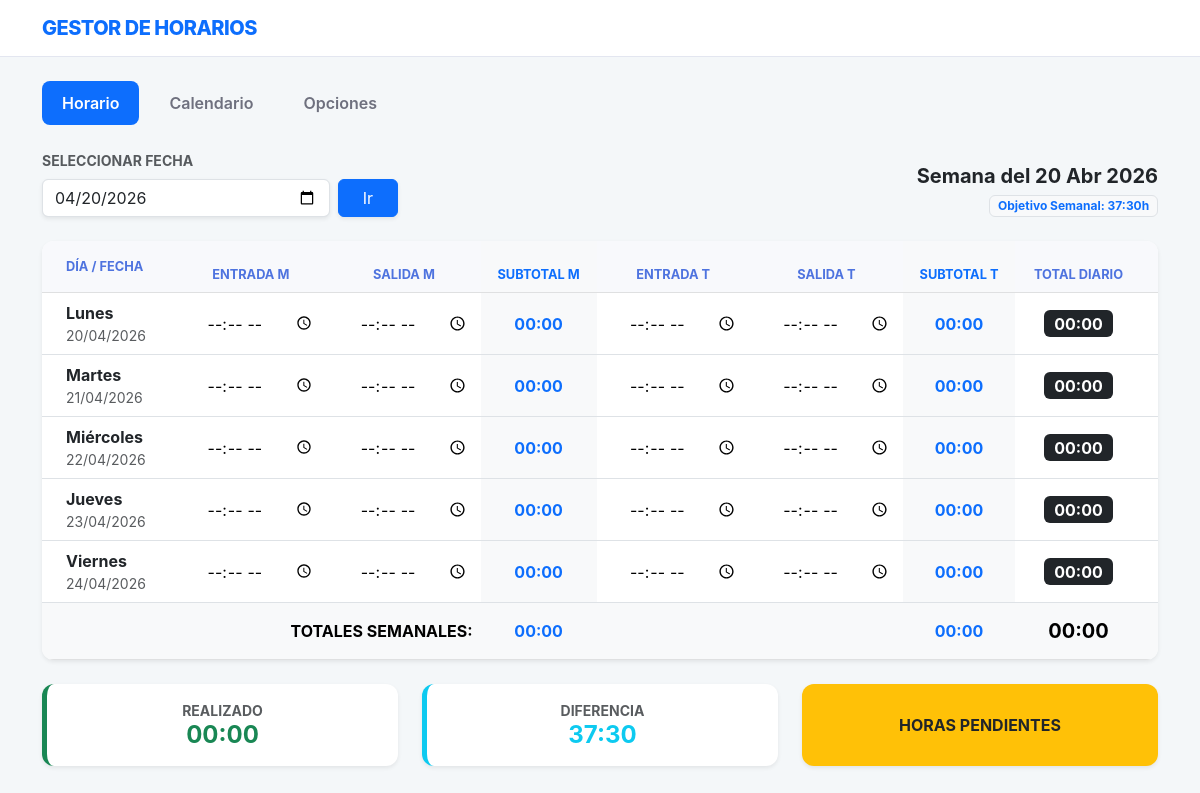
The page /horario/ on the database its author committed.
### apps/horario/models.py (models this page shows)
class RegistroDiario(models.Model):
    fecha: models.DateField = models.DateField(primary_key=True)
    m_in: models.TimeField = models.TimeField(null=True, blank=True)
    m_out: models.TimeField = models.TimeField(null=True, blank=True)
    t_in: models.TimeField = models.TimeField(null=True, blank=True)
    t_out: models.TimeField = models.TimeField(null=True, blank=True)
    categoria: models.CharField = models.CharField(max_length=50, null=True, blank=True)
    class Meta:
        ordering = ['-fecha']

### apps/horario/views.py (the view)
# urls.py: path('', views.vista_semanal, name='horario_semanal'),
def vista_semanal(request):
    fecha_str = request.GET.get('fecha')
    if fecha_str:
        try:
            fecha_ref = datetime.strptime(fecha_str, '%Y-%m-%d').date()
        except ValueError:
            fecha_ref = date.today()
    else:
        fecha_ref = date.today()
    datos_semana = HorarioService.obtener_datos_semana(fecha_ref)
    return render(request, 'horario/horario.html', datos_semana)

### apps/horario/services/horario_service.py (called while the page is built, shortened)
    @staticmethod
    def hhmm_a_decimal(hora: Union[time, str, None]) -> float:
        if not hora:
            return 0.0

    @staticmethod
    def decimal_a_hhmm(horas_decimales: float) -> str:
        if horas_decimales <= 0:
            return "00:00"
        horas = int(horas_decimales)
        minutos = int(round((horas_decimales - horas) * 60))
        if minutos == 60:
            horas += 1
            minutos = 0
        return f"{horas:02d}:{minutos:02d}"

    @classmethod
    def obtener_objetivo_semanal(cls) -> float:
        from apps.horario.models import ReduccionHijos
        config_red, _ = ReduccionHijos.objects.get_or_create(id=1)
        base_semanal = 37.5
        if config_red.activa:
            reduccion = base_semanal * (config_red.porcentaje / 100)
            return base_semanal - reduccion
        return base_semanal

### apps/horario/templates/horario/horario.html (shortened to what this page needs)
{% extends "base.html" %}
{% block content %}
<div class="row mb-4 align-items-end">
    <div class="col-md-4">
        <label class="form-label small fw-bold text-muted text-uppercase">Seleccionar Fecha</label>
        <form method="GET" class="d-flex gap-2">
            <input type="date" name="fecha" class="form-control shadow-sm" value="{{ fecha_ref|date:'Y-m-d' }}">
            <button type="submit" class="btn btn-primary px-4 shadow-sm">Ir</button>
        </form>
    </div>
    <div class="col-md-8 text-end">
        <h5 class="fw-bold text-dark mb-1">Semana del {{ lunes|date:"d M Y" }}</h5>
        <span class="badge bg-light text-primary border">Objetivo Semanal: <span id="val-objetivo">{{ obj_sem_str }}</span>h</span>
    </div>
</div>
<div class="row">
    <div class="col-12">
        <div class="card shadow-sm border-0 overflow-hidden">
            <div class="table-responsive">
                <table class="table table-hover mb-0 align-middle text-center">
                    <thead class="table-light">
                        <tr>
                            <th class="text-start ps-4 py-3">Día / Fecha</th>
                            <th>Entrada M</th><th>Salida M</th>
                            <th class="bg-light text-primary">Subtotal M</th>
                            <th>Entrada T</th><th>Salida T</th>
                            <th class="bg-light text-primary">Subtotal T</th>
                            <th class="pe-4">Total Diario</th>
                        </tr>
                    </thead>
                    <tbody>
                        {% for item in dias %}
                        <tr data-fecha="{{ item.fecha|date:'Y-m-d' }}">
                            <td class="text-start ps-4">
                                <div class="fw-bold text-dark">{{ item.nombre }}</div>
                                <div class="small text-muted">{{ item.fecha|date:"d/m/Y" }}</div>
                            </td>
                            <td><input type="time" name="m_in" class="time-input w-100 text-center border-0 bg-transparent" value="{{ item.reg.m_in|time:'H:i' }}"></td>
                            <td><input type="time" name="m_out" class="time-input w-100 text-center border-0 bg-transparent" value="{{ item.reg.m_out|time:'H:i' }}"></td>
                            <td class="bg-light fw-bold text-primary subtotal-m-celda">{{ item.total_m_str }}</td>
                            <td><input type="time" name="t_in" class="time-input w-100 text-center border-0 bg-transparent" value="{{ item.reg.t_in|time:'H:i' }}"></td>
                            <td><input type="time" name="t_out" class="time-input w-100 text-center border-0 bg-transparent" value="{{ item.reg.t_out|time:'H:i' }}"></td>
                            <td class="bg-light fw-bold text-primary subtotal-t-celda">{{ item.total_t_str }}</td>
                            <td class="pe-4">
                                <span class="badge bg-dark fs-6 total-dia-celda">{{ item.total_dia_str }}</span>
                            </td>
                        </tr>
                        {% endfor %}
                    </tbody>
                    <tfoot class="table-light border-top">
                        <tr class="fw-bold text-dark">
                            <td colspan="3" class="text-end py-3">TOTALES SEMANALES:</td>
                            <td class="text-primary" id="footer-total-m">{{ totales_semanales.mañana }}</td>
                            <td colspan="2"></td>
                            <td class="text-primary" id="footer-total-t">{{ totales_semanales.tarde }}</td>
                            <td class="pe-4 fs-5" id="footer-total-gen">{{ totales_semanales.total }}</td>
                        </tr>
                    </tfoot>
                </table>
            </div>
        </div>
        <div class="row mt-4">
            <div class="col-md-4">
                <div class="card p-3 border-start border-success border-5 shadow-sm text-center">
                    <small class="text-muted text-uppercase fw-bold">Realizado</small>
                    <div class="h4 fw-bold mb-0 text-success" id="kpi-realizado">{{ totales_semanales.total }}</div>
                </div>
            </div>
            <div class="col-md-4">
                <div class="card p-3 border-start border-info border-5 shadow-sm text-center">
                    <small class="text-muted text-uppercase fw-bold">Diferencia</small>
                    <div class="h4 fw-bold mb-0 text-info" id="kpi-diferencia">{{ faltan_str }}</div>
                </div>
            </div>
            <div class="col-md-4">
                <div id="kpi-status-card" class="card p-3 shadow-sm border-0 text-center h-100 d-flex justify-content-center {% if cumple %}bg-success text-white{% else %}bg-warning text-dark{% endif %}">
                    <div class="fw-bold text-uppercase" id="kpi-status-text">
                        {% if cumple %}¡Objetivo Cumplido!{% else %}Horas Pendientes{% endif %}
                    </div>
                </div>
            </div>
        </div>
    </div>
</div>
{% endblock %}

### templates/base.html (style rules this page uses)
:root { --primary-color: #0d6efd; --bg-color: #f4f7f9; }
body { background-color: var(--bg-color); font-family: 'Inter', -apple-system, sans-serif; }
.card { border: none; border-radius: 12px; box-shadow: 0 0.15rem 1.75rem 0 rgba(58, 59, 69, 0.1); }
.table thead th { background-color: #f8f9fc; text-transform: uppercase; font-size: 0.8rem; color: #4e73df; }
.time-input { border: 1px solid #d1d3e2; border-radius: 5px; padding: 4px; }

### rows shown on the page
RegistroDiario: nombre "Lunes", fecha "20/04/2026", total_m_str "00:00", total_t_str "00:00", total_dia_str "00:00"
RegistroDiario: nombre "Martes", fecha "21/04/2026", total_m_str "00:00", total_t_str "00:00", total_dia_str "00:00"
RegistroDiario: nombre "Miércoles", fecha "22/04/2026", total_m_str "00:00", total_t_str "00:00", total_dia_str "00:00"
RegistroDiario: nombre "Jueves", fecha "23/04/2026", total_m_str "00:00", total_t_str "00:00", total_dia_str "00:00"
RegistroDiario: nombre "Viernes", fecha "24/04/2026", total_m_str "00:00", total_t_str "00:00", total_dia_str "00:00"

### other values the page prints
{{ lunes|date:"d M Y" }} "20 Abr 2026"
{{ obj_sem_str }} "37:30"
{{ totales_semanales.mañana }} "00:00"
{{ totales_semanales.tarde }} "00:00"
{{ totales_semanales.total }} "00:00"
{{ faltan_str }} "37:30"
